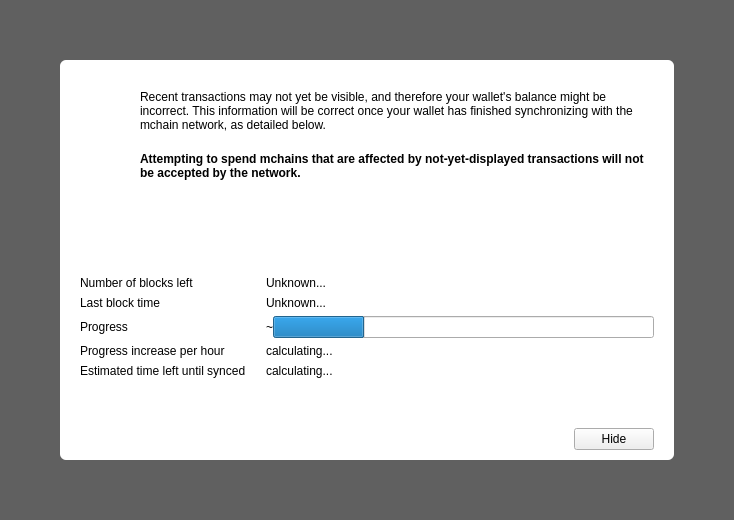
<?xml version="1.0" encoding="UTF-8"?>
<ui version="4.0">
 <class>ModalOverlay</class>
 <widget class="ModalOverlay" name="ModalOverlay">
  <property name="geometry">
   <rect>
    <x>0</x>
    <y>0</y>
    <width>734</width>
    <height>520</height>
   </rect>
  </property>
  <property name="windowTitle">
   <string>Form</string>
  </property>
  <layout class="QVBoxLayout" name="verticalLayout" stretch="0">
   <property name="sizeConstraint">
    <enum>QLayout::SetDefaultConstraint</enum>
   </property>
   <property name="leftMargin">
    <number>0</number>
   </property>
   <property name="topMargin">
    <number>0</number>
   </property>
   <property name="rightMargin">
    <number>0</number>
   </property>
   <property name="bottomMargin">
    <number>0</number>
   </property>
   <item>
    <widget class="QWidget" name="bgWidget" native="true">
     <property name="styleSheet">
      <string notr="true">#bgWidget { background: rgba(0,0,0,0.6); }</string>
     </property>
     <layout class="QVBoxLayout" name="verticalLayoutMain" stretch="0">
      <property name="leftMargin">
       <number>60</number>
      </property>
      <property name="topMargin">
       <number>60</number>
      </property>
      <property name="rightMargin">
       <number>60</number>
      </property>
      <property name="bottomMargin">
       <number>60</number>
      </property>
      <item>
       <widget class="QWidget" name="contentWidget" native="true">
        <property name="styleSheet">
         <string notr="true">#contentWidget { background: white; border-radius: 6px; }</string>
        </property>
        <layout class="QVBoxLayout" name="verticalLayout_3" stretch="1,0,0">
         <property name="spacing">
          <number>0</number>
         </property>
         <property name="leftMargin">
          <number>20</number>
         </property>
         <property name="topMargin">
          <number>10</number>
         </property>
         <property name="rightMargin">
          <number>20</number>
         </property>
         <property name="bottomMargin">
          <number>10</number>
         </property>
         <item>
          <widget class="QStackedWidget" name="stackedWidget">
           <property name="currentIndex">
            <number>0</number>
           </property>
           <widget class="QWidget" name="page">
            <layout class="QVBoxLayout" name="verticalLayout_2">
             <property name="spacing">
              <number>0</number>
             </property>
             <property name="leftMargin">
              <number>0</number>
             </property>
             <property name="topMargin">
              <number>0</number>
             </property>
             <property name="rightMargin">
              <number>0</number>
             </property>
             <property name="bottomMargin">
              <number>0</number>
             </property>
             <item>
              <layout class="QHBoxLayout" name="horizontalLayoutIconText" stretch="0,1">
               <property name="spacing">
                <number>20</number>
               </property>
               <property name="topMargin">
                <number>20</number>
               </property>
               <item>
                <layout class="QVBoxLayout" name="verticalLayoutIcon">
                 <item>
                  <widget class="QPushButton" name="warningIcon">
                   <property name="enabled">
                    <bool>false</bool>
                   </property>
                   <property name="text">
                    <string/>
                   </property>
                   <property name="icon">
                    <iconset>
                     <normaloff>:/icons/warning</normaloff>
                     <disabledoff>:/icons/warning</disabledoff>:/icons/warning</iconset>
                   </property>
                   <property name="iconSize">
                    <size>
                     <width>48</width>
                     <height>48</height>
                    </size>
                   </property>
                   <property name="flat">
                    <bool>true</bool>
                   </property>
                  </widget>
                 </item>
                 <item>
                  <spacer name="verticalSpacerWarningIcon">
                   <property name="orientation">
                    <enum>Qt::Vertical</enum>
                   </property>
                   <property name="sizeHint" stdset="0">
                    <size>
                     <width>20</width>
                     <height>40</height>
                    </size>
                   </property>
                  </spacer>
                 </item>
                </layout>
               </item>
               <item>
                <layout class="QVBoxLayout" name="verticalLayoutInfoText">
                 <property name="leftMargin">
                  <number>0</number>
                 </property>
                 <property name="topMargin">
                  <number>0</number>
                 </property>
                 <item>
                  <widget class="QLabel" name="infoText">
                   <property name="text">
                    <string>Recent transactions may not yet be visible, and therefore your wallet's balance might be incorrect. This information will be correct once your wallet has finished synchronizing with the mchain network, as detailed below.</string>
                   </property>
                   <property name="textFormat">
                    <enum>Qt::RichText</enum>
                   </property>
                   <property name="wordWrap">
                    <bool>true</bool>
                   </property>
                  </widget>
                 </item>
                 <item>
                  <widget class="QLabel" name="infoTextStrong">
                   <property name="font">
                    <font>
                     <weight>75</weight>
                     <bold>true</bold>
                    </font>
                   </property>
                   <property name="text">
                    <string>Attempting to spend mchains that are affected by not-yet-displayed transactions will not be accepted by the network.</string>
                   </property>
                   <property name="textFormat">
                    <enum>Qt::RichText</enum>
                   </property>
                   <property name="wordWrap">
                    <bool>true</bool>
                   </property>
                  </widget>
                 </item>
                 <item>
                  <spacer name="verticalSpacerInTextSpace">
                   <property name="orientation">
                    <enum>Qt::Vertical</enum>
                   </property>
                   <property name="sizeHint" stdset="0">
                    <size>
                     <width>20</width>
                     <height>40</height>
                    </size>
                   </property>
                  </spacer>
                 </item>
                </layout>
               </item>
              </layout>
             </item>
             <item>
              <layout class="QFormLayout" name="formLayout">
               <property name="fieldGrowthPolicy">
                <enum>QFormLayout::ExpandingFieldsGrow</enum>
               </property>
               <property name="horizontalSpacing">
                <number>20</number>
               </property>
               <property name="verticalSpacing">
                <number>6</number>
               </property>
               <property name="topMargin">
                <number>10</number>
               </property>
               <item row="0" column="0">
                <widget class="QLabel" name="labelNumberOfBlocksLeft">
                 <property name="font">
                  <font>
                   <weight>50</weight>
                   <bold>false</bold>
                  </font>
                 </property>
                 <property name="text">
                  <string>Number of blocks left</string>
                 </property>
                </widget>
               </item>
               <item row="0" column="1">
                <widget class="QLabel" name="numberOfBlocksLeft">
                 <property name="sizePolicy">
                  <sizepolicy hsizetype="Expanding" vsizetype="Preferred">
                   <horstretch>0</horstretch>
                   <verstretch>0</verstretch>
                  </sizepolicy>
                 </property>
                 <property name="text">
                  <string>Unknown...</string>
                 </property>
                </widget>
               </item>
               <item row="1" column="0">
                <widget class="QLabel" name="labelLastBlockTime">
                 <property name="font">
                  <font>
                   <weight>50</weight>
                   <bold>false</bold>
                  </font>
                 </property>
                 <property name="text">
                  <string>Last block time</string>
                 </property>
                </widget>
               </item>
               <item row="1" column="1">
                <widget class="QLabel" name="newestBlockDate">
                 <property name="sizePolicy">
                  <sizepolicy hsizetype="Expanding" vsizetype="Preferred">
                   <horstretch>0</horstretch>
                   <verstretch>0</verstretch>
                  </sizepolicy>
                 </property>
                 <property name="text">
                  <string>Unknown...</string>
                 </property>
                </widget>
               </item>
               <item row="2" column="0">
                <widget class="QLabel" name="labelSyncDone">
                 <property name="font">
                  <font>
                   <weight>50</weight>
                   <bold>false</bold>
                  </font>
                 </property>
                 <property name="text">
                  <string>Progress</string>
                 </property>
                </widget>
               </item>
               <item row="2" column="1">
                <layout class="QHBoxLayout" name="horizontalLayoutSync" stretch="0,1">
                 <item>
                  <widget class="QLabel" name="percentageProgress">
                   <property name="text">
                    <string notr="true">~</string>
                   </property>
                  </widget>
                 </item>
                 <item>
                  <widget class="QProgressBar" name="progressBar">
                   <property name="value">
                    <number>24</number>
                   </property>
                   <property name="format">
                    <string/>
                   </property>
                  </widget>
                 </item>
                </layout>
               </item>
               <item row="4" column="0">
                <widget class="QLabel" name="labelProgressIncrease">
                 <property name="font">
                  <font>
                   <weight>50</weight>
                   <bold>false</bold>
                  </font>
                 </property>
                 <property name="text">
                  <string>Progress increase per hour</string>
                 </property>
                </widget>
               </item>
               <item row="4" column="1">
                <widget class="QLabel" name="progressIncreasePerH">
                 <property name="sizePolicy">
                  <sizepolicy hsizetype="Expanding" vsizetype="Preferred">
                   <horstretch>0</horstretch>
                   <verstretch>0</verstretch>
                  </sizepolicy>
                 </property>
                 <property name="text">
                  <string>calculating...</string>
                 </property>
                </widget>
               </item>
               <item row="5" column="0">
                <widget class="QLabel" name="labelEstimatedTimeLeft">
                 <property name="font">
                  <font>
                   <weight>50</weight>
                   <bold>false</bold>
                  </font>
                 </property>
                 <property name="text">
                  <string>Estimated time left until synced</string>
                 </property>
                </widget>
               </item>
               <item row="5" column="1">
                <widget class="QLabel" name="expectedTimeLeft">
                 <property name="sizePolicy">
                  <sizepolicy hsizetype="Expanding" vsizetype="Preferred">
                   <horstretch>0</horstretch>
                   <verstretch>0</verstretch>
                  </sizepolicy>
                 </property>
                 <property name="text">
                  <string>calculating...</string>
                 </property>
                </widget>
               </item>
              </layout>
             </item>
            </layout>
           </widget>
           <widget class="QWidget" name="page_2">
            <layout class="QVBoxLayout" name="verticalLayout_4">
             <property name="spacing">
              <number>15</number>
             </property>
             <property name="topMargin">
              <number>40</number>
             </property>
             <property name="bottomMargin">
              <number>40</number>
             </property>
             <item>
              <layout class="QHBoxLayout" name="horizontalLayout_2">
               <item>
                <spacer name="horizontalSpacer_4">
                 <property name="orientation">
                  <enum>Qt::Horizontal</enum>
                 </property>
                 <property name="sizeHint" stdset="0">
                  <size>
                   <width>40</width>
                   <height>20</height>
                  </size>
                 </property>
                </spacer>
               </item>
               <item>
                <widget class="QPushButton" name="warningIconBackup">
                 <property name="enabled">
                  <bool>false</bool>
                 </property>
                 <property name="text">
                  <string/>
                 </property>
                 <property name="icon">
                  <iconset>
                   <normaloff>:/styles/app-icons/message_warning</normaloff>
                   <disabledoff>:/styles/app-icons/message_warning</disabledoff>:/styles/app-icons/message_warning</iconset>
                 </property>
                 <property name="iconSize">
                  <size>
                   <width>120</width>
                   <height>120</height>
                  </size>
                 </property>
                 <property name="flat">
                  <bool>true</bool>
                 </property>
                </widget>
               </item>
               <item>
                <spacer name="horizontalSpacer_5">
                 <property name="orientation">
                  <enum>Qt::Horizontal</enum>
                 </property>
                 <property name="sizeHint" stdset="0">
                  <size>
                   <width>40</width>
                   <height>20</height>
                  </size>
                 </property>
                </spacer>
               </item>
              </layout>
             </item>
             <item>
              <widget class="QLabel" name="labelNote">
               <property name="text">
                <string>IMPORATANT NOTE!</string>
               </property>
               <property name="alignment">
                <set>Qt::AlignCenter</set>
               </property>
              </widget>
             </item>
             <item>
              <widget class="QLabel" name="labelMessage">
               <property name="text">
                <string>Making a backup of your wallet helps ensure you can always maintain access to your funds. Please backup your wallet in order to avoid losing funds.</string>
               </property>
               <property name="alignment">
                <set>Qt::AlignCenter</set>
               </property>
               <property name="wordWrap">
                <bool>true</bool>
               </property>
              </widget>
             </item>
             <item>
              <spacer name="verticalSpacer">
               <property name="orientation">
                <enum>Qt::Vertical</enum>
               </property>
               <property name="sizeType">
                <enum>QSizePolicy::Expanding</enum>
               </property>
               <property name="sizeHint" stdset="0">
                <size>
                 <width>20</width>
                 <height>40</height>
                </size>
               </property>
              </spacer>
             </item>
             <item>
              <layout class="QHBoxLayout" name="horizontalLayout">
               <item>
                <spacer name="horizontalSpacer_2">
                 <property name="orientation">
                  <enum>Qt::Horizontal</enum>
                 </property>
                 <property name="sizeHint" stdset="0">
                  <size>
                   <width>40</width>
                   <height>20</height>
                  </size>
                 </property>
                </spacer>
               </item>
               <item>
                <widget class="QPushButton" name="walletBackupButton">
                 <property name="text">
                  <string>Wallet backup</string>
                 </property>
                </widget>
               </item>
               <item>
                <spacer name="horizontalSpacer_3">
                 <property name="orientation">
                  <enum>Qt::Horizontal</enum>
                 </property>
                 <property name="sizeHint" stdset="0">
                  <size>
                   <width>40</width>
                   <height>20</height>
                  </size>
                 </property>
                </spacer>
               </item>
              </layout>
             </item>
            </layout>
           </widget>
          </widget>
         </item>
         <item>
          <spacer name="verticalSpacerAfterText">
           <property name="orientation">
            <enum>Qt::Vertical</enum>
           </property>
           <property name="sizeHint" stdset="0">
            <size>
             <width>20</width>
             <height>40</height>
            </size>
           </property>
          </spacer>
         </item>
         <item>
          <layout class="QHBoxLayout" name="horizontalLayoutButtons">
           <property name="leftMargin">
            <number>10</number>
           </property>
           <property name="topMargin">
            <number>10</number>
           </property>
           <item>
            <spacer name="horizontalSpacer">
             <property name="orientation">
              <enum>Qt::Horizontal</enum>
             </property>
             <property name="sizeHint" stdset="0">
              <size>
               <width>40</width>
               <height>20</height>
              </size>
             </property>
            </spacer>
           </item>
           <item>
            <widget class="QPushButton" name="closeButton">
             <property name="text">
              <string>Hide</string>
             </property>
            </widget>
           </item>
          </layout>
         </item>
        </layout>
       </widget>
      </item>
     </layout>
    </widget>
   </item>
  </layout>
 </widget>
 <customwidgets>
  <customwidget>
   <class>ModalOverlay</class>
   <extends>QWidget</extends>
   <header>qt/modaloverlay.h</header>
   <container>1</container>
  </customwidget>
 </customwidgets>
 <resources/>
 <connections/>
</ui>
